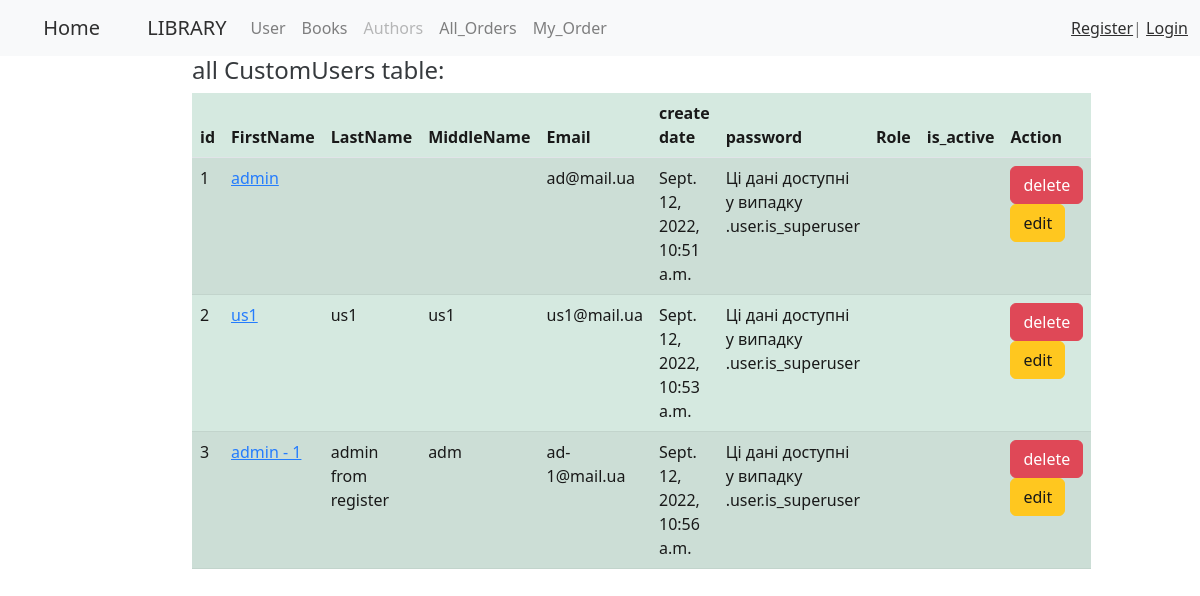
The page /user/ on the database as committed earlier.
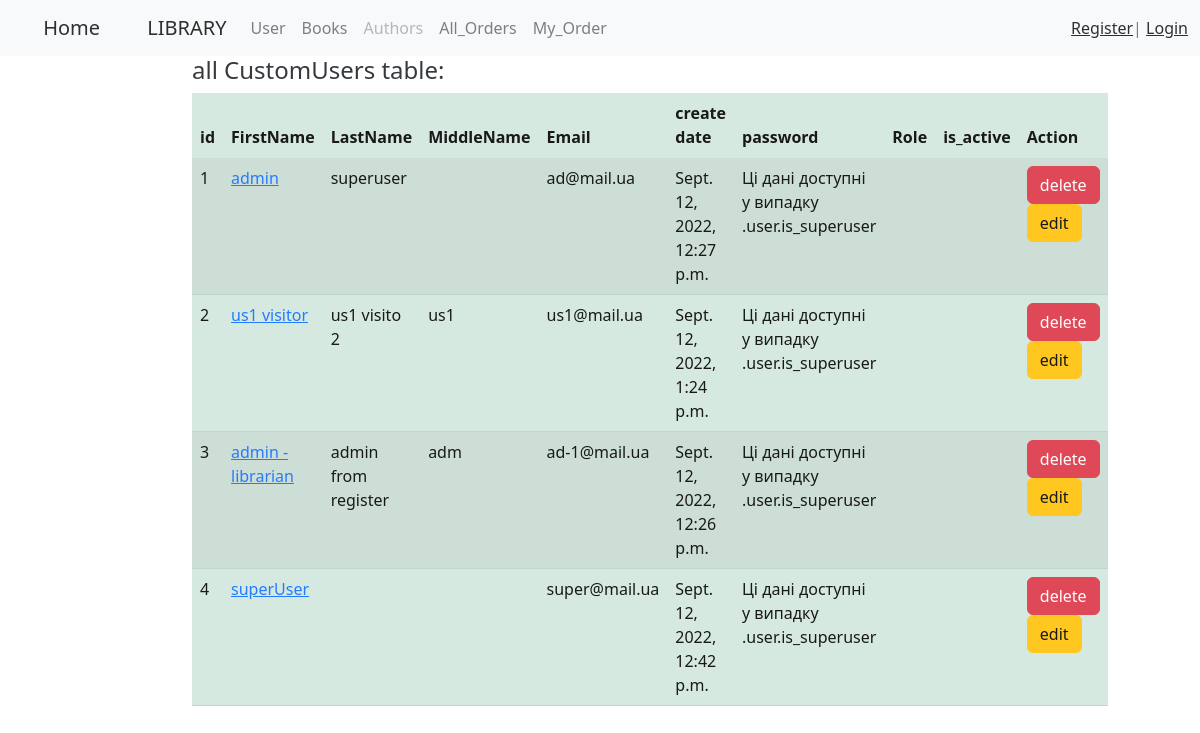
The same page on the database as committed later.
### authentication/models.py (models this page shows, shortened)
class CustomUser(AbstractBaseUser):
    email = models.EmailField(
        verbose_name='email address',
        max_length=255,
        unique=True,
    )
    first_name = models.CharField(max_length=20, default=None, blank=True)
    last_name = models.CharField(max_length=20, blank=True)
    middle_name = models.CharField(max_length=20, blank=True)
    created_at = models.DateTimeField(editable=False, auto_now=datetime.datetime.now())
    updated_at = models.DateTimeField(auto_now=datetime.datetime.now())
    role = models.IntegerField(choices=ROLE_CHOICES, default=0)
    is_active = models.BooleanField(default=True)
    is_admin = models.BooleanField(default=False)  # STAFF, superuser
    objects = MyUserManager()
    USERNAME_FIELD = 'email'
    REQUIRED_FIELDS = ['first_name']
    class Meta:         # for admin.menu
        verbose_name= 'Користувач'
        verbose_name_plural = 'Користувачі'
    @staticmethod
    def get_all():
        return CustomUser.objects.all()

### authentication/views.py (the view)
# urls.py: path('', list_users, name='list_users'),
def list_users(request):
    active_user = CustomUser.objects.filter(is_active=True).first()
    return render(request, 'authentication/users_list.html', {'users': CustomUser.get_all()})

### authentication/templates/authentication/users_list.html (shortened to what this page needs)
{% extends 'base.html' %}
{% block content %}
<h4>all CustomUsers table:</h4>
<div class="col-md-10">
    <table class="table table-success table-striped">
        <thead class="border-bottom font-weight-bold">
        <tr>
            <th scope="col" style="width: 20px">id</th>
            <th scope="col" style="width: 110px">FirstName</th>
            <th scope="col" style="width: 110px">LastName</th>
            <th scope="col" style="width: 110px">MiddleName</th>
            <th scope="col" style="width: 120px">Email</th>
            <th scope="col" style="width: 140px">create date</th>
            <th scope="col" style="width: 280px">password</th>
            <th>Role</th>
            <th>is_active</th>
            <th scope="col" style="width: 270px" >Action</th>
        </tr>
        </thead>
        {% for user in users %}
        <tr>
            <td>{{user.id}}</td>
            <td><a href="{% url 'user_detail_url' user.id %}" target="_blank"> {{user.first_name}} </a></td>
            <td>{{user.last_name}}</td>
            <td>{{user.middle_name}}</td>
            <td>{{user.email}}</td>
            <td>{{user.created_at}}</td>
            {% if request.user.role %}
            <td>{{user.password |truncatechars:10 }}</td>
            <td>{{user.get_role_name}}</td>
            <td>{{user.is_active}}</td>
            {% else %}
                <td> Ці дані доступні у випадку .user.is_superuser</td>
                <td></td>            <td></td>
            {% endif %}
            <td><a href="{% url 'user_delete_url' user.pk %}" class="btn btn-danger">delete</a>
            <a href="{% url 'user_edit_url' user.pk %}" class="btn btn-warning">edit</a></td>
        </tr>
        {% endfor %}
    </table>
</div>
{% endblock %}

Rows that differ between the two databases and show on the page:
changed CustomUser "admin": last_name (not shown) → "superuser"; created_at "Sept. 12, 2022, 10:51 a.m." → "Sept. 12, 2022, 12:27 p.m."
changed CustomUser "us1": first_name "us1" → "us1 visitor"; last_name "us1" → "us1 visito 2"; created_at "Sept. 12, 2022, 10:53 a.m." → "Sept. 12, 2022, 1:24 p.m."
changed CustomUser "admin from register": first_name "admin - 1" → "admin - librarian"; created_at "Sept. 12, 2022, 10:56 a.m." → "Sept. 12, 2022, 12:26 p.m."
added CustomUser: id "4", first_name "superUser", email "super@mail.ua", created_at "Sept. 12, 2022, 12:42 p.m."
